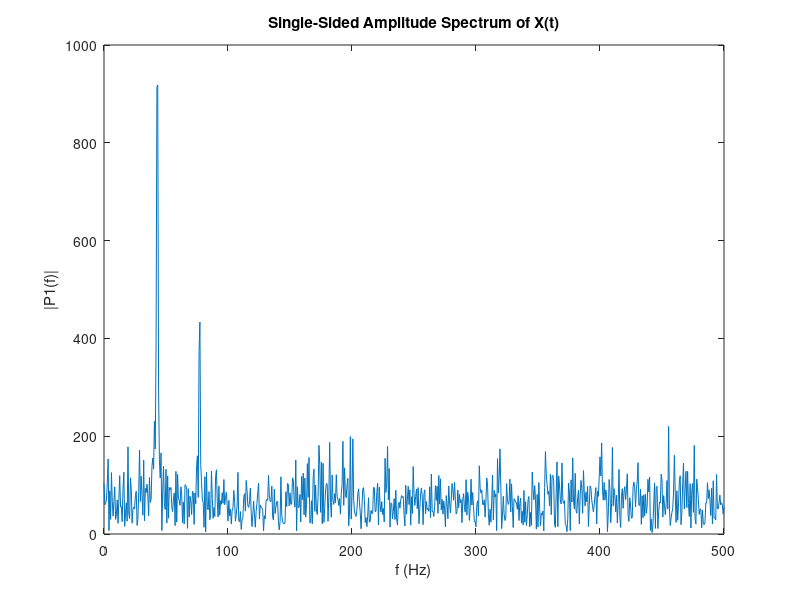

MATLAB code to generate this figure:
Fs = 1000;            % Sampling frequency                    
T = 1/Fs;             % Sampling period       
L = 1500;             % Length of signal
t = (0:L-1)*T;        % Time vector

% TODO: Form a signal containing a 77 Hz sinusoid of amplitude 0.7 and a 43Hz sinusoid of amplitude 2.
omega1 = 2*pi*77;
A1 = 0.7;
omega2 = 2*pi*43;
A2 = 2;
S = A1 * sin(omega1 * t) + A2 * sin(omega2 * t);

% Corrupt the signal with noise 
X = S + 2*randn(size(t));

% Plot the noisy signal in the time domain. It is difficult to identify the frequency components by looking at the signal X(t). 
plot(1000*t(1:50) ,X(1:50))
title('Signal Corrupted with Zero-Mean Random Noise')
xlabel('t (milliseconds)')
ylabel('X(t)')
waitforbuttonpress()

% TODO : Compute the Fourier transform of the signal. 
signal_fft = fft(X);

% TODO : Compute the two-sided spectrum P2. Then compute the single-sided spectrum P1 based on P2 and the even-valued signal length L.
P2 = abs(signal_fft);
P1 = P2(1:L/2+1);

% Plotting
f = Fs*(0:(L/2))/L;
plot(f,P1) 
title('Single-Sided Amplitude Spectrum of X(t)')
xlabel('f (Hz)')
ylabel('|P1(f)|')